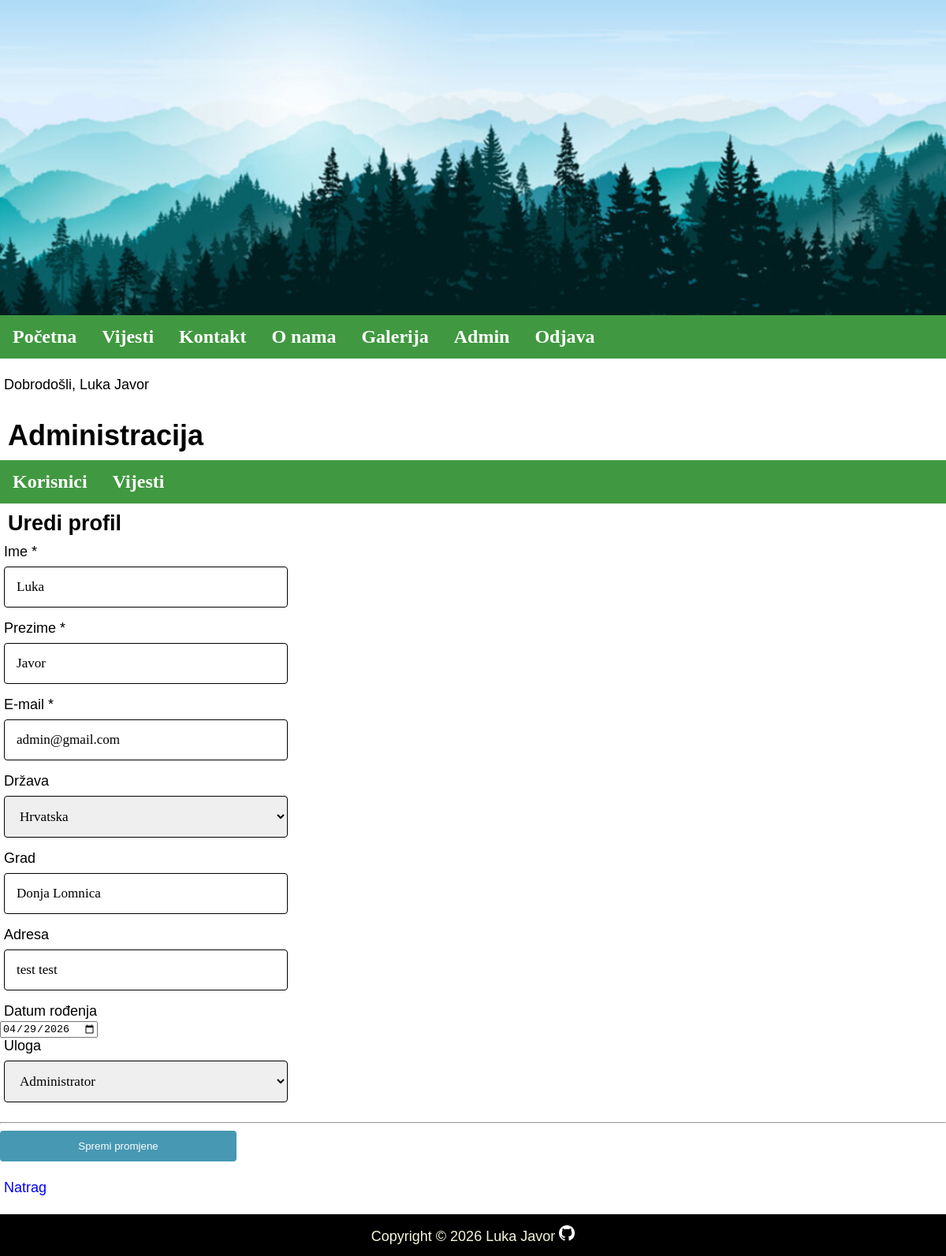
/index.php?menu=7&action=1&edit=1 (signed in), run on the app's committed database.
### tables this page shows
CREATE TABLE `users` (
  `id` int(11) NOT NULL,
  `firstname` varchar(100) NOT NULL,
  `lastname` varchar(100) NOT NULL,
  `email` varchar(150) NOT NULL,
  `password` varchar(255) NOT NULL,
  `country` char(2) NOT NULL,
  `city` varchar(100) DEFAULT NULL,
  `adress` varchar(255) DEFAULT NULL,
  `date` date DEFAULT NULL,
  `role` enum('user','editor','admin') NOT NULL DEFAULT 'user'
);

CREATE TABLE `countries` (
  `country_code` char(2) NOT NULL,
  `country_name` varchar(100) NOT NULL
);

### admin/users.php (the view, shortened to what this page needs)
<?php
	if (isset($_GET['id']) && $_GET['id'] != '') {
		$query  = "SELECT * FROM users";
		$query .= " WHERE id=".$_GET['id'];
		$result = @mysqli_query($MySQL, $query);
		$row = @mysqli_fetch_array($result);
		print '
		<h2>Profil</h2>
		<p><b>Ime:</b> ' . $row['firstname'] . '</p>
		<p><b>Prezime:</b> ' . $row['lastname'] . '</p>';
		$_query  = "SELECT * FROM countries";
		$_query .= " WHERE country_code='" . $row['country'] . "'";
		$_result = @mysqli_query($MySQL, $_query);
		$_row = @mysqli_fetch_array($_result);
		print '
		<p><b>Država:</b> ' .$_row['country_name'] . '</p>
        <p><b>Grad:</b> ' .$row['city'] . '</p>
		<p><b>Adresa:</b> ' .$row['adress'] . '</p>
        <p><b>Datum rođenja:</b> ' .$row['date'] . '</p>
		<p><a href="index.php?menu='.$menu.'&amp;action='.$action.'">Natrag</a></p>';
	}
else if (isset($_GET['edit']) && $_GET['edit'] != '') {
	$query  = "SELECT * FROM users";
	$query .= " WHERE id=" . (int)$_GET['edit'];
	$result = mysqli_query($MySQL, $query);
	$row = mysqli_fetch_array($result, MYSQLI_ASSOC);
	print '
	<h2>Uredi profil</h2>
	<form action="" id="registration_form" name="registration_form" method="POST">
		<input type="hidden" id="_action_" name="_action_" value="TRUE">
		<input type="hidden" id="edit" name="edit" value="' . (int)$_GET['edit'] . '">
		<label for="fname">Ime *</label>
		<input type="text" id="fname" name="firstname" value="' . htmlspecialchars($row['firstname'], ENT_QUOTES, 'UTF-8') . '" placeholder="Vaše ime.." required>
		<label for="lname">Prezime *</label>
		<input type="text" id="lname" name="lastname" value="' . htmlspecialchars($row['lastname'], ENT_QUOTES, 'UTF-8') . '" placeholder="Vaše prezime.." required>
		<label for="email">E-mail *</label>
		<input type="email" id="email" name="email" value="' . htmlspecialchars($row['email'], ENT_QUOTES, 'UTF-8') . '" placeholder="Vaš e-mail.." required>
		<label for="country">Država</label>
		<select name="country" id="country">
			<option value="">molimo odaberite</option>';
			$_query  = "SELECT country_code, country_name FROM countries ORDER BY country_name ASC";
			$_result = mysqli_query($MySQL, $_query);
			while ($_row = mysqli_fetch_array($_result, MYSQLI_ASSOC)) {
				print '<option value="' . htmlspecialchars($_row['country_code'], ENT_QUOTES, 'UTF-8') . '"';
				if ($row['country'] == $_row['country_code']) {
					print ' selected';
				}
				print '>' . htmlspecialchars($_row['country_name'], ENT_QUOTES, 'UTF-8') . '</option>';
			}
		print '
		</select>
		<label for="city">Grad</label>
		<input type="text" id="city" name="city" value="' . htmlspecialchars($row['city'], ENT_QUOTES, 'UTF-8') . '" placeholder="Grad.." required><br>
		<label for="adress">Adresa</label>
		<input type="text" id="adress" name="adress" value="' . htmlspecialchars($row['adress'], ENT_QUOTES, 'UTF-8') . '" placeholder="Adresa.." required><br>
		<label for="date">Datum rođenja</label>
		<input type="date" id="date" name="date" value="' . htmlspecialchars($row['date'], ENT_QUOTES, 'UTF-8') . '" required><br>
		<label for="role">Uloga</label>
		<select name="role" id="role" required>
			<option value="user"';
			if ($row['role'] == 'user') {
				print ' selected';
			}
			print '>Korisnik</option>
			<option value="editor"';
			if ($row['role'] == 'editor') {
				print ' selected';
			}
			print '>Editor</option>
			<option value="admin"';
			if ($row['role'] == 'admin') {
				print ' selected';
			}
			print '>Administrator</option>
		</select><br>
		<hr>
		<input type="submit" value="Spremi promjene">
	</form>
	<p><a href="index.php?menu='.$menu.'&amp;action='.$action.'">Natrag</a></p>';
	}
?>

### stilovi.css (style rules this page uses)
body { text-align: left; font-size: 18px; font-family: Verdana, Geneva, Tahoma, sans-serif; margin: 0; }
h2 { padding: 10px; margin: 0; }
main a { color: blue; text-decoration: none; }
p { padding: 5px; }
label { display: block; margin-left: 5px; }
input[type=text], input[type=email], select { width: 30%; padding: 15px; border: 1px solid black; border-radius: 4px; box-sizing: border-box; margin-top: 8px; margin-bottom: 16px; margin-left: 5px; font-family: 'Calibri'; font-size: 95%; }
input[type=submit] { display: block; background-color: rgb(71, 152, 179); color: white; padding: 12px 20px; border: none; border-radius: 4px; cursor: pointer; width: 25%; }
hr { clear: both; }

### data on the page
users: firstname "Luka", lastname "Javor", email "admin@gmail.com", country "Hrvatska", city "Donja Lomnica", adress "test test", date "04/29/2026", role "Administrator"

### other printed values
$_SESSION['message'] "Dobrodošli, Luka Javor"
